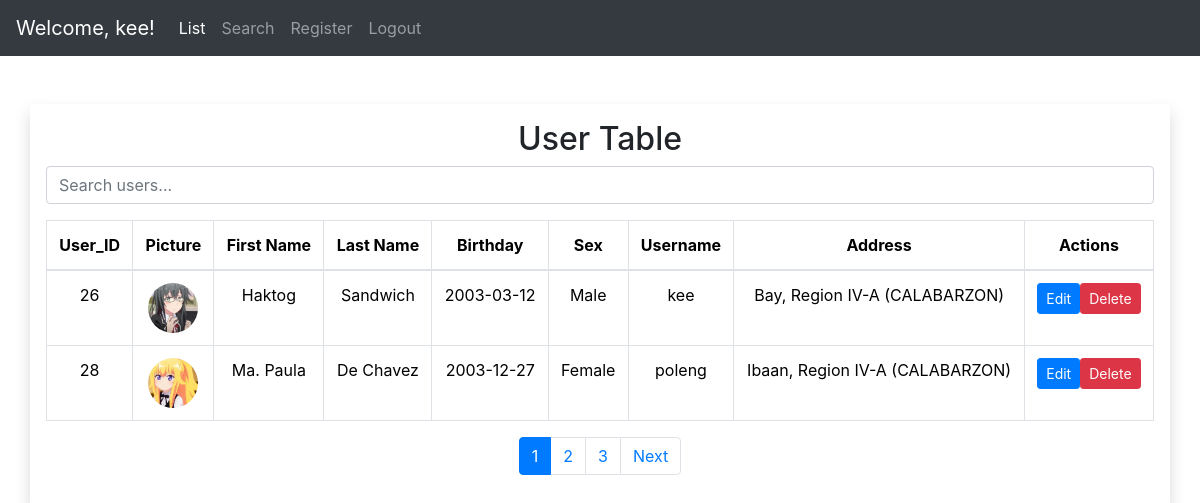
The app's page /livesearch.php (signed in) with its own data.
### tables this page shows
CREATE TABLE `users` (
  `user_id` int(11) NOT NULL,
  `user` varchar(225) NOT NULL,
  `password` varchar(225) NOT NULL,
  `firstname` varchar(225) NOT NULL,
  `lastname` varchar(225) NOT NULL,
  `birthday` date NOT NULL DEFAULT current_timestamp(),
  `gender` varchar(225) NOT NULL,
  `user_profile_picture` varchar(255) NOT NULL,
  `email` varchar(255) NOT NULL,
  `account_type` int(1) NOT NULL DEFAULT 1
);

### livesearch.php (the view, shortened to what this page needs)
<?php
$con = new database();
$html = '';
try {
    $connection = $con->opencon();
    $recordsPerPage = 2;
    $currentPage = isset($_GET['page']) ? (int)$_GET['page'] : 1;
    $offset = ($currentPage - 1) * $recordsPerPage;
    $totalQuery = $connection->prepare("SELECT COUNT(*) AS total FROM users");
    $totalQuery->execute();
    $totalRecords = $totalQuery->fetch(PDO::FETCH_ASSOC)['total'];
    $totalPages = ceil($totalRecords / $recordsPerPage);
    $query = $connection->prepare("SELECT users.user_id, users.firstname, users.lastname, users.birthday, users.gender, users.user, users.user_profile_picture, CONCAT(address.city, ', ', address.province) AS address FROM users INNER JOIN address ON users.user_id = address.user_id LIMIT :offset, :recordsPerPage");
    $query->bindParam(':offset', $offset, PDO::PARAM_INT);
    $query->bindParam(':recordsPerPage', $recordsPerPage, PDO::PARAM_INT);
    $query->execute();
    $users = $query->fetchAll(PDO::FETCH_ASSOC);
    foreach ($users as $user) {
        $html .= '<tr>';
        $html .= '<td>' . $user['user_id'] . '</td>';
        $html .= '<td><img src="' . htmlspecialchars($user['user_profile_picture']) . '" alt="Profile Picture" style="width: 50px; height: 50px; border-radius: 50%;"></td>';
        $html .= '<td>' . $user['firstname'] . '</td>';
        $html .= '<td>' . $user['lastname'] . '</td>';
        $html .= '<td>' . $user['birthday'] . '</td>';
        $html .= '<td>' . $user['gender'] . '</td>';
        $html .= '<td>' . $user['user'] . '</td>';
        $html .= '<td>' . $user['address'] . '</td>';
        $html .= '<td>';
        $html .= '<form action="update.php" method="post" style="display: inline;">';
        $html .= '<input type="hidden" name="id" value="' . $user['user_id'] . '">';
        $html .= '<button type="submit" class="btn btn-primary btn-sm">Edit</button>';
        $html .= '</form>';
        $html .= '<form method="POST" style="display: inline;">';
        $html .= '<input type="hidden" name="id" value="' . $user['user_id'] . '">';
        $html .= '<input type="submit" name="delete" class="btn btn-danger btn-sm" value="Delete" onclick="return confirm(\'Are you sure you want to delete this user?\')">';
        $html .= '</form>';
        $html .= '</td>';
        $html .= '</tr>';
    }
    $paginationHtml = '';
    if ($totalPages > 1) {
        $paginationHtml .= '<nav><ul class="pagination justify-content-center">';
        for ($i = 1; $i <= $totalPages; $i++) {
            $active = $i == $currentPage ? ' active' : '';
            $paginationHtml .= '<li class="page-item' . $active . '"><a class="page-link" href="?page=' . $i . '">' . $i . '</a></li>';
        }
        if ($currentPage < $totalPages) {
            $paginationHtml .= '<li class="page-item"><a class="page-link" href="?page=' . ($currentPage + 1) . '">Next</a></li>';
        }
        $paginationHtml .= '</ul></nav>';
    }
} catch (PDOException $e) {
    echo json_encode(['error' => $e->getMessage()]);
}
?>
<!DOCTYPE html>
<html lang="en">
<head>
  <link rel="stylesheet" href="./bootstrap-5.3.3-dist/css/bootstrap.css">
  <link href="https://stackpath.bootstrapcdn.com/bootstrap/4.5.2/css/bootstrap.min.css" rel="stylesheet">
  <link rel="stylesheet" href="https://cdnjs.cloudflare.com/ajax/libs/font-awesome/5.15.4/css/all.min.css">
  <link rel="stylesheet" href="includes/style.css?v=<?php echo time(); ?>">
</head>
<body>
<?php include('includes/navbar.php'); ?>
<div class="container user-info rounded shadow p-3 my-5">
    <h2 class="text-center mb-2">User Table</h2>
    <div class="mb-3">
        <input type="text" id="search" class="form-control" placeholder="Search users...">
    </div>
    <div class="table-responsive text-center">
        <table class="table table-bordered">
            <thead>
                <tr>
                    <th>User_ID</th>
                    <th>Picture</th>
                    <th>First Name</th>
                    <th>Last Name</th>
                    <th>Birthday</th>
                    <th>Sex</th>
                    <th>Username</th>
                    <th>Address</th>
                    <th>Actions</th>
                </tr>
            </thead>
            <tbody id="userTableBody">
                <?php echo $html; ?>
            </tbody>
        </table>
    </div>
    <?php echo $paginationHtml; ?>
</div>
</body>
</html>

### records on screen
users: user_id "26", user_profile_picture (picture), firstname "Haktog", lastname "Sandwich", birthday "2003-03-12", gender "Male", user "kee", address "Bay, Region IV-A (CALABARZON)"
users: user_id "28", user_profile_picture (picture), firstname "Ma. Paula", lastname "De Chavez", birthday "2003-12-27", gender "Female", user "poleng", address "Ibaan, Region IV-A (CALABARZON)"

### other values on screen
$_SESSION['user'] "kee"
